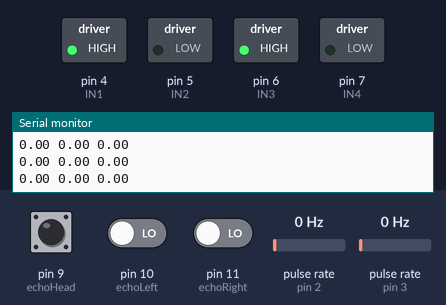
Simulated run of this sketch. Board: Arduino Uno, built with avr-gcc and run on an emulated ATmega328P. On the bench: switched loads named in the sketch (green lamp = pin HIGH), the last lines printed to the serial monitor. Wiring (inferred from the names in the program): 2 × pulse sensor: data pin 2 / data pin 3. The test bench sets the inputs (shaded band); at power-on: pulse rate (sensors on pin 2, pin 3) 0 Hz, pin 9 (echoHead) LOW, pin 10 (echoLeft) LOW, pin 11 (echoRight) LOW.

Above: at 1.2 s.
1.3 s: pulse rate (sensor on pin 2) set to 50 Hz
4.3 s: pulse rate (sensor on pin 3) set to 50 Hz
7.3 s: pin 9 (echoHead) pulsed HIGH 2 times (0.12 s each, 0.3 s apart)
At 8.5 s:
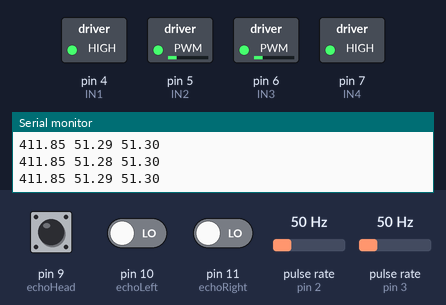
Timing chart, 0 to 10.3 s (numbered marks = the images above; inputs shaded):
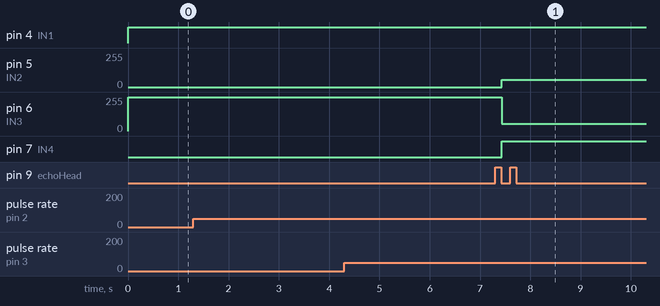

The sketch:

car.ino
```cpp
#include "carMazeOfOz.h"

#define STEP_TIME_64 4e-6
#define TIMER1_STEP_CYCLE 65536

const byte trig = 8;

carMazeOfOz car;

volatile float speedValueLeft, speedValueRight;
volatile float speedValueLeft_SAMPLE[11], speedValueRight_SAMPLE[11];
volatile unsigned long timerPoint = 0, currentEncoderLeft = 0, currentEncoderRight = 0;

// Your variables is in the area below
//--------------------------------------------------//


//--------------------------------------------------//

void setup() {
  Serial.begin(9600);
  car.setPin();
  car.setInterrupt();
  attachInterrupt(0, ENC_LEFT_ISR, RISING);
  attachInterrupt(1, ENC_RIGHT_ISR, RISING);
}

void ENC_LEFT_ISR() {
  static byte i = 0;
  speedValueLeft_SAMPLE[10] -= speedValueLeft_SAMPLE[i];
  speedValueLeft_SAMPLE[i] = (TCNT1 - currentEncoderLeft + TIMER1_STEP_CYCLE) % TIMER1_STEP_CYCLE;
  speedValueLeft_SAMPLE[10] += speedValueLeft_SAMPLE[i];
  speedValueLeft = 255254.4 / (speedValueLeft_SAMPLE[10] / 10);
  car.setSpeedLeft(speedValueLeft);
  i = (i + 1) % 10;
  currentEncoderLeft = TCNT1;
}

void ENC_RIGHT_ISR() {
  static byte i = 0;
  speedValueRight_SAMPLE[10] -= speedValueRight_SAMPLE[i];
  speedValueRight_SAMPLE[i] = (TCNT1 - currentEncoderRight + TIMER1_STEP_CYCLE) % TIMER1_STEP_CYCLE;
  speedValueRight_SAMPLE[10] += speedValueRight_SAMPLE[i];
  speedValueRight = 255254.4 / (speedValueRight_SAMPLE[10] / 10);
  car.setSpeedRight(speedValueRight);
  i = (i + 1) % 10;
  currentEncoderRight = TCNT1;
}

// Your functions is in the area below
//--------------------------------------------------//


//--------------------------------------------------//

void loop() {
  digitalWrite(trig, LOW);
  car.setSpeedLeft(speedValueLeft);
  car.setSpeedRight(speedValueRight);
  car.configureSpeed(speedValueLeft, speedValueRight);

  // Your code is in the area below
  //--------------------------------------------------//
  //-----Example code-----//
  if (car.getDistanceHead() < 50) {
    if (car.getDistanceHead() < 20) {
      car.setMotorLeft(255, 0);
      car.setMotorRight(255, 1);
    } else {
      car.setMotorLeft(150, 1);
      car.setMotorRight(150, 1);
    }
  } else {
    car.setMotorLeft(200, 1);
    car.setMotorRight(200, 1);
  }

  // Use Serial Monitor or Plotter in Arduino IDE to display the values on the screen
  Serial.print(car.getDistanceHead());
  Serial.print(" ");
  Serial.print(car.getSpeedLeft());
  Serial.print(" ");
  Serial.println(car.getSpeedRight());
  //-----Example code-----//


  //--------------------------------------------------//
}
```

carMazeOfOz.cpp
```cpp
#include <Arduino.h>
#include <avr/interrupt.h>
#include "carMazeOfOz.h"

#define SOUND_SPEED 34320
#define MAX_PWM 255
#define MIN_PWM 0
#define STEP_TIME_64 4e-6
#define TIMER1_STEP_CYCLE 65536

const byte IN1 = 4;
const byte IN2 = 5;
const byte IN3 = 6;
const byte IN4 = 7;
const byte encLeft = 2;
const byte encRight = 3;
const byte trig = 8;
const byte echoHead = 9;
const byte echoLeft = 10;
const byte echoRight = 11;

volatile float distanceHead = 0, distanceLeft = 0, distanceRight = 0;
volatile float distanceHead_SAMPLE[11], distanceLeft_SAMPLE[11], distanceRight_SAMPLE[11];
volatile unsigned long currentSensorHead = 0, currentSensorLeft = 0, currentSensorRight = 0;
volatile byte allSensor = 0;
volatile bool headHigh = 0, leftHigh = 0, rightHigh = 0;
volatile bool headIsRec = 0;

carMazeOfOz::carMazeOfOz() {
  ;
}

void carMazeOfOz::setPin() {
  pinMode(IN1, OUTPUT);
  pinMode(IN2, OUTPUT);
  pinMode(IN3, OUTPUT);
  pinMode(IN4, OUTPUT);
  pinMode(encLeft, INPUT);
  pinMode(encRight, INPUT);
  pinMode(trig, OUTPUT);
  pinMode(echoHead, INPUT);
  pinMode(echoLeft, INPUT);
  pinMode(echoRight, INPUT);
}

void carMazeOfOz::setInterrupt() {
  cli();
  TCCR1A = 0;
  TCCR1B = 0;
  TIMSK1 = 0;

  TCCR1B |= (1 << CS11) | (1 << CS10);
  TCNT1 = 0;
  TIMSK1 = (1 << TOIE1);

  PCICR = 0;
  PCMSK0 = 0;

  PCICR |= (1 << PCIE0);
  PCMSK0 |= (1 << PCINT1) | (1 << PCINT2) | (1 << PCINT3);
  sei();

  digitalWrite(trig, LOW);
}

ISR (TIMER1_OVF_vect) {
  TCNT1 = 0;
}

ISR (PCINT0_vect) {
  if (digitalRead(echoHead) != headHigh) {
    if (headHigh){
      static byte i = 0;
      distanceHead_SAMPLE[10] -= distanceHead_SAMPLE[i];
      distanceHead_SAMPLE[i] = (TCNT1 - currentSensorHead + TIMER1_STEP_CYCLE) % TIMER1_STEP_CYCLE;
      distanceHead_SAMPLE[10] += distanceHead_SAMPLE[i];
      distanceHead = ((SOUND_SPEED * STEP_TIME_64) * (distanceHead_SAMPLE[10] / 10)) / 2;
      i = (i + 1) % 10;
      ++allSensor;
    } else {
      currentSensorHead = TCNT1;
    }
    headHigh = !headHigh;
  }
  if (digitalRead(echoLeft) != leftHigh) {
    if (leftHigh) {
      static byte i = 0;
      distanceLeft_SAMPLE[10] -= distanceLeft_SAMPLE[i];
      distanceLeft_SAMPLE[i] = (TCNT1 - currentSensorLeft + TIMER1_STEP_CYCLE) % TIMER1_STEP_CYCLE;
      distanceLeft_SAMPLE[10] += distanceLeft_SAMPLE[i];
      distanceLeft = ((SOUND_SPEED * STEP_TIME_64) * (distanceLeft_SAMPLE[10] / 10)) / 2;
      i = (i + 1) % 10;
      ++allSensor;
    } else {
      currentSensorLeft = TCNT1;
    }
    leftHigh = !leftHigh;
  }
  if (digitalRead(echoRight) != rightHigh) {
    if (rightHigh) {
      static byte i = 0;
      distanceRight_SAMPLE[10] -= distanceRight_SAMPLE[i];
      distanceRight_SAMPLE[i] = (TCNT1 - currentSensorRight + TIMER1_STEP_CYCLE) % TIMER1_STEP_CYCLE;
      distanceRight_SAMPLE[10] += distanceRight_SAMPLE[i];
      distanceRight = ((SOUND_SPEED * STEP_TIME_64) * (distanceRight_SAMPLE[10] / 10)) / 2;
      i = (i + 1) % 10;
      ++allSensor;
    } else {
      currentSensorRight = TCNT1;
    }
    rightHigh = !rightHigh;
  }
  if (allSensor == 3) {
    allSensor = 0;
    digitalWrite(trig, HIGH);
  }
}

void carMazeOfOz::setMotorLeft(byte speed, bool direction) {
  speed = constrain(speed, MIN_PWM, MAX_PWM);
  digitalWrite(IN4, direction);
  analogWrite(IN3, abs(255*direction - speed));
}
void carMazeOfOz::setMotorRight(byte speed, bool direction) {
  speed = constrain(speed, MIN_PWM, MAX_PWM);
  digitalWrite(IN1, direction);
  analogWrite(IN2, abs(255*direction - speed));
}

void carMazeOfOz::setSpeedLeft(volatile float speed) {
  speedValueLeft = speed;
}

void carMazeOfOz::setSpeedRight(volatile float speed) {
  speedValueRight = speed;
}

float carMazeOfOz::getSpeedLeft() {
  return speedValueLeft;
}

float carMazeOfOz::getSpeedRight() {
  return speedValueRight;
}

float carMazeOfOz::getDistanceHead() {
  return distanceHead;
}

float carMazeOfOz::getDistanceLeft() {
  return distanceLeft;
}

float carMazeOfOz::getDistanceRight() {
  return distanceRight;
}

void carMazeOfOz::configureSpeed(volatile float &speedValueLeft, volatile float &speedValueRight) {
  static byte countStopLeft = 0, countStopRight = 0;
  static float lastSpeedValueLeft = speedValueLeft;
  static float lastSpeedValueRight = speedValueRight;
  if (lastSpeedValueLeft == speedValueLeft) countStopLeft++;
  else countStopLeft = 0;
  if (lastSpeedValueRight == speedValueRight) countStopRight++;
  else countStopRight = 0;
  if (countStopLeft > 10) speedValueLeft = 0;
  if (countStopRight > 10) speedValueRight = 0;
  lastSpeedValueLeft = speedValueLeft;
  lastSpeedValueRight = speedValueRight;
}
```

carMazeOfOz.h
```cpp
#ifndef carMazeOfOz_h
#define carMazeOfOz_h
#include <Arduino.h>

class carMazeOfOz {
  public:
    carMazeOfOz();
    void setPin();
    void setInterrupt();
    void setMotorLeft(byte speed, bool direction);
    void setMotorRight(byte speed, bool direction);
    void setSpeedLeft(volatile float speed);
    void setSpeedRight(volatile float speed);
    float getSpeedLeft();
    float getSpeedRight();
    float getDistanceHead();
    float getDistanceLeft();
    float getDistanceRight();
    void configureSpeed(volatile float &speedValueLeft, volatile float &speedValueRight);
  private:
    volatile float speedValueLeft, speedValueRight;
};

#endif
```

Measured:
- after the input at 7.3 s, pin 5 (IN2): 0/255 → 55/255 after 0.13 s; pin 6 (IN3): 255/255 → 55/255 after 0.13 s; pin 7 (IN4): LOW → HIGH after 0.13 s
